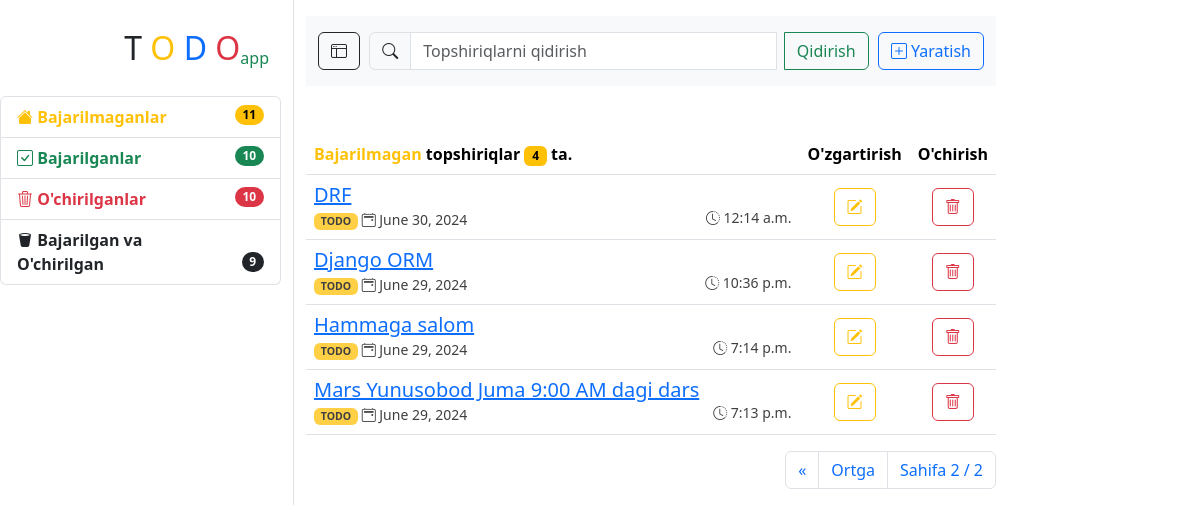
The page /?page=2&search= (signed in) on the database its author committed.
### task/models.py (models this page shows, shortened)
class Task(models.Model):
    class Meta:
        ordering = ['-updated_at']
        verbose_name = 'Topshiriq'
        verbose_name_plural = 'Topshiriqlar'
    title = models.CharField(max_length=255, verbose_name="Sarlavha:")
    description = models.TextField(verbose_name="Tavsif:")
    is_done = models.BooleanField(default=False, verbose_name="Bajarildi")
    is_delete = models.BooleanField(default=False, verbose_name="O'chirildi")
    created_at = models.DateTimeField(auto_now_add=True)
    updated_at = models.DateTimeField(auto_now=True)
    objects = Manager()  # Task.objects.all()
    todo = TaskTodotManager()   # Task.todo.all()
    done = TaskDoneManager()    # Task.done.all()
    delete = TaskDeletedManager()   # Task.delete.all()
    done_delete = TaskDoneDeletedManager()   # Task.done_delete.all()
    @property
    def status(self):
        code = "DONE & DELETE" if self.is_done and self.is_delete else "DONE" if self.is_done else "DELETE" if self.is_delete else "TODO"
        return code
    @property
    def css_class(self):
        cls = "dark" if self.is_done and self.is_delete else "success" if self.is_done else "danger" if self.is_delete else "warning"
        return cls

### task/views.py (the view)
# urls.py: path('', home_view, name='home-view'),
@login_required
def home_view(request):
    return task_view(request, 'Bajarilmagan', 'TODO', 'warning')

### task/forms.py
class TaskForm(forms.ModelForm):
    class Meta:
        model = Task
        fields = ['title', 'description', 'is_done', 'is_delete']
        widgets = {
            'title': forms.TextInput(attrs={'class': 'form-control', 'placeholder': 'Sarlavha...'}),
            'description': forms.Textarea(attrs={'class': 'form-control', 'rows': 7, 'placeholder': 'Tavsif...'}),
            'is_done': forms.CheckboxInput(attrs={'class': 'form-check-input'}),
            'is_delete': forms.CheckboxInput(attrs={'class': 'form-check-input'})
        }

### task/managers.py (called while the page is built)
    def get_queryset(self):
        return super().get_queryset().filter(is_done=False, is_delete=False)

    def get_queryset(self):
        return super().get_queryset().filter(is_done=True, is_delete=False)

    def get_queryset(self):
        return super().get_queryset().filter(is_done=False, is_delete=True)

    def get_queryset(self):
        return super().get_queryset().filter(is_done=True, is_delete=True)

### task/views.py (called while the page is built)
def task_view(request, sms, code, css_class):
    if code == 'TODO':
        tasks = Task.todo.all()
    elif code == 'DONE':
        tasks = Task.done.all()
    elif code == 'DELETE':
        tasks = Task.delete.all()
    elif code == 'DONE & DELETE':
        tasks = Task.done_delete.all()
    else:
        tasks = Task.objects.none()
    form = TaskForm()
    paginator = Paginator(tasks, 7)
    page_number = request.GET.get('page')
    tasks = paginator.get_page(page_number)
    context = {
        'tasks': tasks,
        'form': form,
        'sms': sms,
        'task_code': code,
        'class': css_class,
        'todo_count': Task.todo.all().count(),
        'done_count': Task.done.all().count(),
        'deleted_count': Task.delete.all().count(),
        'done_delete_count': Task.done_delete.all().count(),
    }
    return render(request, 'task/home.html', context)

### templates/task/home.html (shortened to what this page needs)
{% extends '_base.html' %}
{% load static %}
{% block content %}
    {% include 'task/navbar.html' %}
    {% if tasks %}
        <table class="table table-hover mt-5">
            <thead>
            <tr>
                <th class="w-75" scope="col"><span class="text-{{ class }}">{{ sms }} </span> topshiriqlar <b
                        class="badge text-bg-{{ class }}">
                    {{ tasks|length }}
                </b> ta.
                </th>
                <th class="text-center" scope="col">O'zgartirish</th>
                {% if task_code != "DELETE" and task_code != "DONE & DELETE" %}
                    <th class="text-center" scope="col">O'chirish</th>
                {% endif %}
            </tr>
            </thead>
            <tbody>
            {% for task in tasks %}
                <tr>
                    <td class="align-middle" data-bs-toggle="modal" data-bs-target="#exampleModalDetail"
                        data-task-id="{{ task.id }}"
                        data-task-title="{{ task.title }}"
                        data-task-description="{{ task.description }}"
                        data-task-done="{{ task.is_done }}"
                        data-task-deleted="{{ task.is_delete }}"
                        data-task-created="{{ task.created_at }}"
                        data-task-updated="{{ task.updated_at }}">
                        <h5 class="card-title">
                            <a href="#">
                                {{ task.title|truncatechars:40 }}
                            </a>
                        </h5>
                        <div class="align-middle">
                            <small class="opacity-75">
                                <span class="badge text-bg-{{ task.css_class }}">{{ task.status }}</span>
                                <i class="bi bi-calendar2-event"></i>
                                {{ task.updated_at| date }}</small>
                            <small class="float-end opacity-75">
                                <i class="bi bi-clock-history"></i>
                                {{ task.updated_at | time }}</small>
                        </div>
                    </td>
                    <td class="text-center align-middle">
                        <button type="submit" class="btn btn-outline-warning" data-bs-toggle="modal"
                                data-bs-target="#exampleModalEdit"
                                data-task-id="{{ task.id }}"
                                data-task-title="{{ task.title }}"
                                data-task-description="{{ task.description }}"
                                data-task-done="{{ task.is_done }}"
                                data-task-deleted="{{ task.is_delete }}">
                            <i class="bi bi-pencil-square"></i>
                        </button>
                    </td>
                    {% if task.status != 'DELETE' and task.status != 'DONE & DELETE' %}
                        <td class="text-center align-middle">
                            <button type="submit" class="btn btn-outline-danger" data-bs-toggle="modal"
                                    data-bs-target="#exampleModalDelete"
                                    data-task-id="{{ task.id }}">
                                <i class="bi bi-trash"></i>
                            </button>
                        </td>
                    {% endif %}
                </tr>
            {% endfor %}
            </tbody>
        </table>
        {% include 'task/pagenation.html' %}
    {% endif %}
{% endblock %}

### rows shown on the page
Task: title "DRF", status "TODO", updated_at "June 30, 2024", updated_at "12:14 a.m."
Task: title "Django ORM", status "TODO", updated_at "June 29, 2024", updated_at "10:36 p.m."
Task: title "Hammaga salom", status "TODO", updated_at "June 29, 2024", updated_at "7:14 p.m."
Task: title "Mars Yunusobod Juma 9:00 AM dagi dars", status "TODO", updated_at "June 29, 2024", updated_at "7:13 p.m."

### other values the page prints
{{ todo_count }} "11"
{{ done_count }} "10"
{{ deleted_count }} "10"
{{ done_delete_count }} "9"
{{ sms }} "Bajarilmagan"
{{ tasks|length }} "4"
{{ tasks.paginator.num_pages }} "2"
{{ tasks.number }} "2"
